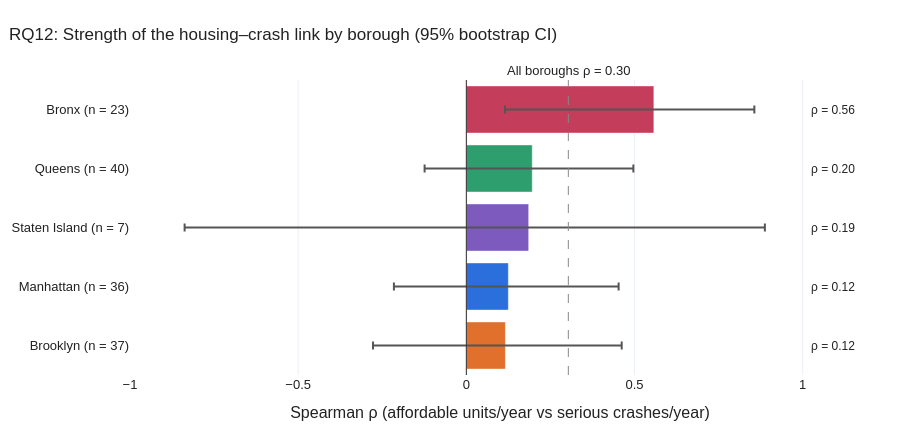

The cell this chart's notebook holds for it:
### Markdown cell above
### RQ12 summary chart: strength of the relationship with uncertainty
The scatter shows the shape. This chart compares the **strength** directly, with the bootstrap 95% interval as error bars. An interval that crosses 0 means the data cannot rule out *no* relationship in that borough.

### Code cell
ordered = rq12_table.sort_values("spearman_rho")
labels = [f"{b} (n = {n})" for b, n in zip(ordered["borough"], ordered["zips"])]
fig_rho = go.Figure(go.Bar(
    x=ordered["spearman_rho"], y=labels, orientation="h",
    marker_color=[BOROUGH_COLORS[b] for b in ordered["borough"]],
    error_x=dict(type="data", symmetric=False,
                 array=ordered["rho_95ci_high"] - ordered["spearman_rho"],
                 arrayminus=ordered["spearman_rho"] - ordered["rho_95ci_low"], color="#555"),
    hovertemplate="%{y}: ρ = %{x:.2f}<extra></extra>"))
# Values in a column on the right, so they never collide with bars or error bars
for label, rho in zip(labels, ordered["spearman_rho"]):
    fig_rho.add_annotation(x=1.02, y=label, text=f"ρ = {rho:.2f}", showarrow=False,
                           xanchor="left", font=dict(size=12))
fig_rho.add_vline(x=0, line=dict(color="#333", width=1))
fig_rho.add_vline(x=overall_rho, line=dict(color="#888", dash="dash", width=1),
                  annotation_text=f"All boroughs ρ = {overall_rho:.2f}", annotation_position="top")
style_fig(fig_rho, "RQ12: Strength of the housing–crash link by borough (95% bootstrap CI)",
          "Spearman ρ (affordable units/year vs serious crashes/year)", None, height=430)
fig_rho.update_xaxes(range=[-1, 1.2], tickvals=[-1, -0.5, 0, 0.5, 1])
fig_rho.show()

### Figure 1 — Plotly figure (JSON) as saved in the notebook; plotly's stock layout.template omitted (floating-point values rounded to 4 significant figures)
{"data": [{"error_x": {"array": [0.3458, 0.3277, 0.7022, 0.3006, 0.2987], "arrayminus": [0.3935, 0.3403, 1.023, 0.3201, 0.4426], "color": "#555", "symmetric": false, "type": "data"}, "hovertemplate": "%{y}: ρ = %{x:.2f}<extra></extra>", "marker": {"color": ["#e0702b", "#2a6fdb", "#7d5bbe", "#2f9e6e", "#c43d5a"]}, "orientation": "h", "type": "bar", "x": [0.1161, 0.1249, 0.1853, 0.1959, 0.5574], "y": ["Brooklyn (n = 37)", "Manhattan (n = 36)", "Staten Island (n = 7)", "Queens (n = 40)", "Bronx (n = 23)"]}], "layout": {"annotations": [{"font": {"size": 12}, "showarrow": false, "text": "ρ = 0.12", "x": 1.02, "xanchor": "left", "y": "Brooklyn (n = 37)"}, {"font": {"size": 12}, "showarrow": false, "text": "ρ = 0.12", "x": 1.02, "xanchor": "left", "y": "Manhattan (n = 36)"}, {"font": {"size": 12}, "showarrow": false, "text": "ρ = 0.19", "x": 1.02, "xanchor": "left", "y": "Staten Island (n = 7)"}, {"font": {"size": 12}, "showarrow": false, "text": "ρ = 0.20", "x": 1.02, "xanchor": "left", "y": "Queens (n = 40)"}, {"font": {"size": 12}, "showarrow": false, "text": "ρ = 0.56", "x": 1.02, "xanchor": "left", "y": "Bronx (n = 23)"}, {"showarrow": false, "text": "All boroughs ρ = 0.30", "x": 0.3031, "xanchor": "center", "xref": "x", "y": 1, "yanchor": "bottom", "yref": "y domain"}], "font": {"color": "#222", "family": "Arial", "size": 13}, "height": 430, "hoverlabel": {"bgcolor": "white", "font": {"size": 12}}, "legend": {"orientation": "h", "title": {}, "x": 0, "y": -0.18, "yanchor": "top"}, "margin": {"b": 40, "l": 70, "r": 30, "t": 80}, "shapes": [{"line": {"color": "#333", "width": 1}, "type": "line", "x0": 0, "x1": 0, "xref": "x", "y0": 0, "y1": 1, "yref": "y domain"}, {"line": {"color": "#888", "dash": "dash", "width": 1}, "type": "line", "x0": 0.3031, "x1": 0.3031, "xref": "x", "y0": 0, "y1": 1, "yref": "y domain"}], "title": {"font": {"size": 17}, "text": "RQ12: Strength of the housing–crash link by borough (95% bootstrap CI)", "x": 0.01, "xanchor": "left"}, "xaxis": {"range": [-1, 1.2], "tickvals": [-1, -0.5, 0, 0.5, 1], "title": {"text": "Spearman ρ (affordable units/year vs serious crashes/year)"}}}}
